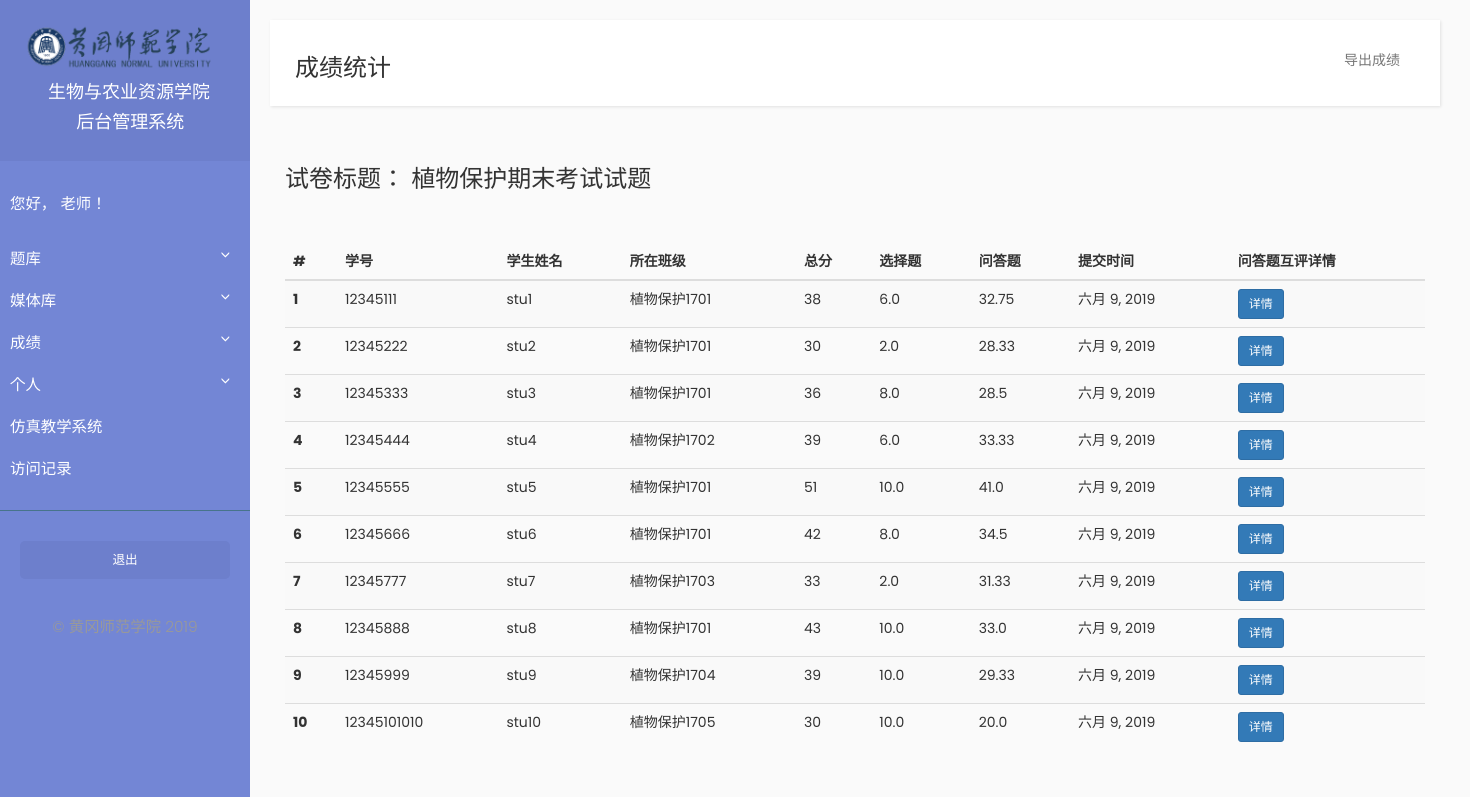
/examination/paper_results/1 (signed in), run on the app's committed database.
### Examination/models.py (models this page shows, shortened)
class Paper(models.Model):
    title = models.CharField(max_length=1000)
    description = models.TextField()
    multiple_choice_question_total_score = models.FloatField(default=0)
    essay_question_total_score = models.FloatField(default=0)
    publish_date = models.DateField(auto_now=True)
    expire_date = models.DateField(default=date.today() + timedelta(days=30))  # default expire date is 30 days from now on
    is_published = models.BooleanField(default=False)
    paper_maker = models.ForeignKey(Teacher, on_delete=models.CASCADE, null=True)
    class Meta:
        db_table = 'paper'
        verbose_name = '试卷'
        verbose_name_plural = '试卷'

### Student/models.py (models this page shows, shortened)
class PaperResult(models.Model):
    paper = models.ForeignKey(Paper, on_delete=models.CASCADE)
    student = models.ForeignKey(Student, on_delete=models.CASCADE)
    choice_question_result = models.FloatField(default=0)
    essay_question_result = models.FloatField(default=0)
    does_choice_question_submit = models.BooleanField(default=False)
    does_essay_question_submit = models.BooleanField(default=False)
    submit_date = models.DateField(auto_now=True)
    class Meta:
        db_table = 'paper_result'
        verbose_name = '试卷成绩'
        verbose_name_plural = '试卷成绩'

class Student(models.Model):
    user = models.OneToOneField(User, on_delete=models.CASCADE)
    student_id = models.CharField(max_length=20)
    name = models.CharField(max_length=10)
    GENDER_CHOICE = [
        ('male', '男'),
        ('female', '女'),
    ]
    gender = models.CharField(max_length=6, choices=GENDER_CHOICE, default='male')
    grade_class = models.ForeignKey(GradeClass, on_delete=models.CASCADE)
    phone = models.CharField(max_length=20)
    paper_result = models.ManyToManyField(Paper, through='PaperResult')
    class Meta:
        db_table = 'student'
        verbose_name = '学生'
        verbose_name_plural = '学生'

### GradeClass/models.py (models this page shows, shortened)
class GradeClass(models.Model):
    title = models.CharField(max_length=255)
    class Meta:
        db_table = 'gradeclass'
        verbose_name = '专业班级'
        verbose_name_plural = '专业班级'

### Examination/views.py (the view)
# urls.py: path("paper_results/<int:paper_id>", views.paper_results, name="paper_results"),
@login_required
def paper_results(request, paper_id):
    try:
        paper = Paper.objects.get(pk=paper_id)
    except Paper.DoesNotExist:
        raise Http404("Paper does not exist")
    results = PaperResult.objects.filter(paper=paper)
    context = {'results': results, 'paper': paper}
    return render(request, 'examination/paper_results.html', context=context)

### Examination/templates/examination/paper_results.html (shortened to what this page needs)
{% extends "teacher/base.html" %}
{% block title_block %}
<h3>成绩统计</h3>
{% endblock %}
{% block navbar_block %}
 <div class="collapse navbar-collapse" id="bs-example-navbar-collapse-1">
    <ul class="nav navbar-nav navbar-right">
        <li><a href="{% url 'teacher:export_paper_results' paper.pk %}" class="hvr-bounce-to-top">导出成绩</a></li>
    </ul>
</div>
{% endblock %}
{% block content_block%}
<div class="container">
    <h3>试卷标题： {{ paper.title }}</h3><br><br>
    <table class="table table-striped">
        <thead>
            <tr>
                <th scope="col">#</th>
                <th scope="col">学号</th>
                <th scope="col">学生姓名</th>
                <th scope="col">所在班级</th>
                <th scope="col">总分</th>
                <th scope="col">选择题</th>
                <th scope="col">问答题</th>
                <th scope="col">提交时间</th>
                <th scope="col">问答题互评详情</th>
            </tr>
        </thead>
        <tbody>
            {% for result in results %}
                <tr>
                    <th scope="row">{{ forloop.counter }}</th>
                    <td>{{ result.student.student_id }}</td>
                    <td>{{ result.student.name }}</td>
                    <td>{{ result.student.grade_class.title }}</td>
                    <td>{{ result.essay_question_result|add:result.choice_question_result }}</td>
                    <td>{{ result.choice_question_result }}</td>
                    <td>{{ result.essay_question_result }}</td>
                    <td>{{ result.submit_date|date }}</td>
                    <td><a href="{% url 'student:essay_comment_detail' result.pk %}" class="btn btn-primary btn-sm">详情</a></td>
                </tr>
            {% endfor %}
        </tbody>
    </table>
</div>
{% endblock %}

### Basic/static/basic/css/sidebar.css (style rules this page uses)
body { font-family: 'Poppins', sans-serif; background: #fafafa; }
a, a:hover, a:focus { color: inherit; text-decoration: none; transition: all 0.3s; }

### data on the page
Paper: title "植物保护期末考试试题"
PaperResult: student.student_id "12345111", student.name "stu1", student.grade_class "植物保护1701", essay_question_result|add "38", choice_question_result "6.0", essay_question_result "32.75", submit_date "六月 9, 2019"
PaperResult: student.student_id "12345222", student.name "stu2", student.grade_class "植物保护1701", essay_question_result|add "30", choice_question_result "2.0", essay_question_result "28.33", submit_date "六月 9, 2019"
PaperResult: student.student_id "12345333", student.name "stu3", student.grade_class "植物保护1701", essay_question_result|add "36", choice_question_result "8.0", essay_question_result "28.5", submit_date "六月 9, 2019"
PaperResult: student.student_id "12345444", student.name "stu4", student.grade_class "植物保护1702", essay_question_result|add "39", choice_question_result "6.0", essay_question_result "33.33", submit_date "六月 9, 2019"
PaperResult: student.student_id "12345555", student.name "stu5", student.grade_class "植物保护1701", essay_question_result|add "51", choice_question_result "10.0", essay_question_result "41.0", submit_date "六月 9, 2019"
PaperResult: student.student_id "12345666", student.name "stu6", student.grade_class "植物保护1701", essay_question_result|add "42", choice_question_result "8.0", essay_question_result "34.5", submit_date "六月 9, 2019"
PaperResult: student.student_id "12345777", student.name "stu7", student.grade_class "植物保护1703", essay_question_result|add "33", choice_question_result "2.0", essay_question_result "31.33", submit_date "六月 9, 2019"
PaperResult: student.student_id "12345888", student.name "stu8", student.grade_class "植物保护1701", essay_question_result|add "43", choice_question_result "10.0", essay_question_result "33.0", submit_date "六月 9, 2019"
PaperResult: student.student_id "12345999", student.name "stu9", student.grade_class "植物保护1704", essay_question_result|add "39", choice_question_result "10.0", essay_question_result "29.33", submit_date "六月 9, 2019"
PaperResult: student.student_id "12345101010", student.name "stu10", student.grade_class "植物保护1705", essay_question_result|add "30", choice_question_result "10.0", essay_question_result "20.0", submit_date "六月 9, 2019"
